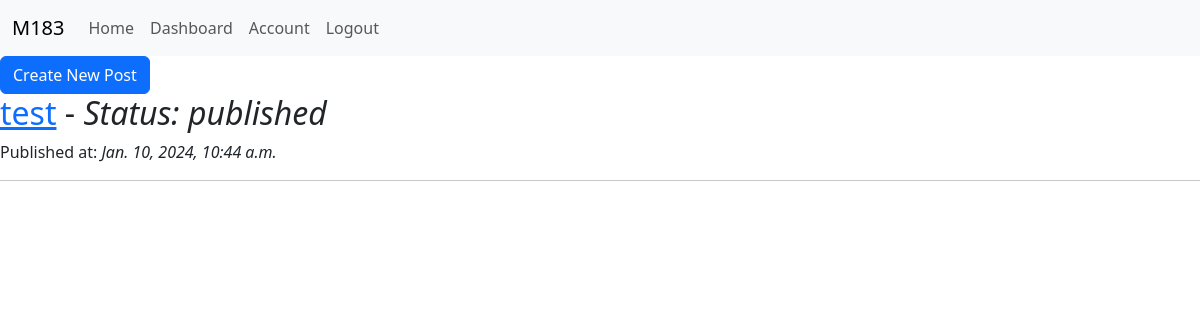
The app's page /dashboard/ (signed in), older data.
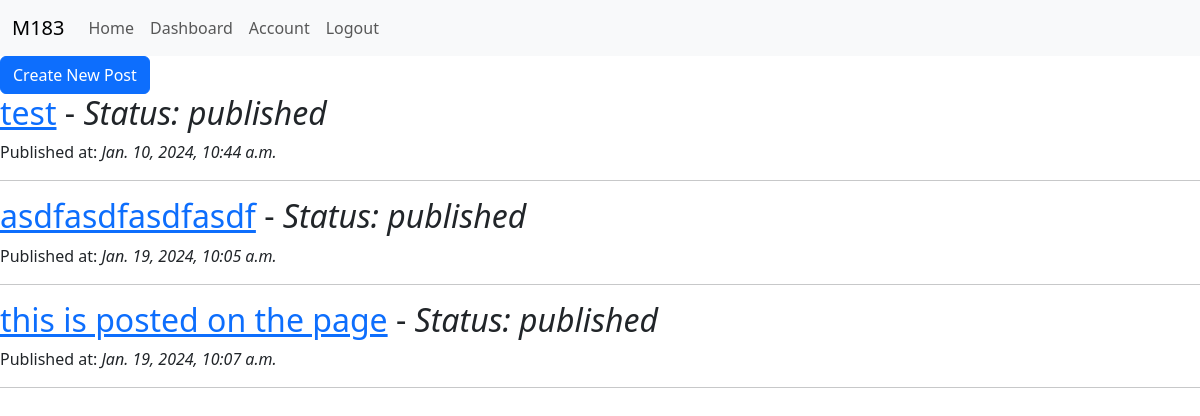
The same page, newer data.
### m183/models.py (models this page shows, shortened)
class Post(models.Model):
    STATUS_CHOICES = [
        ('hidden', 'Hidden'),
        ('published', 'Published'),
        ('deleted', 'Deleted'),
    ]
    id = models.UUIDField(primary_key=True, default=uuid.uuid4, editable=False)
    name = models.CharField(max_length=200)
    content = models.TextField()
    status = models.CharField(max_length=10, choices=STATUS_CHOICES, default='hidden')
    author = models.ForeignKey(User, on_delete=models.CASCADE)
    created_at = models.DateTimeField(auto_now_add=True)

### m183/views/posts.py (the view)
# urls.py: path("dashboard/", views.dashboard, name="dashboard"),
@login_required
def dashboard(request):
    user_posts = Post.objects.filter(author=request.user).exclude(status='deleted')
    return render(request, 'posts/dashboard.html', {'user_posts': user_posts})

### m183/templates/posts/dashboard.html
{% extends 'base.html' %} {% block content %}
{% if user.is_superuser %}
  <script>
    window.location.href = "/admin/m183/post";
  </script>
{% else %}
  <div>
    <a href="{% url 'create_post' %}" class="btn btn-primary">Create New Post</a>
    {% for post in user_posts %}
      <div class="post">
        <h2 class="post-title"><a href="{% url 'post_detail' post.id %}">{{ post.name }}</a> - <em>Status: {{ post.status }}</em></h2>
        <p class="post-date">Published at: <em>{{ post.created_at }}</em></p>
        <hr>
      </div>
    {% empty %}
      <p>No posts found.</p>
    {% endfor %}
  </div>
{% endif %}
{% endblock %}

### m183/templates/base.html (shortened to what this page needs)
<!DOCTYPE html>
{% load static %} {% load custom_filter %}
<html lang="en">
    <head>
        <link
            href="https://cdn.jsdelivr.net/npm/bootstrap@5.3.0-alpha3/dist/css/bootstrap.min.css"
            rel="stylesheet"
        />
        <link rel="stylesheet" href="{% static 'base.css' %}" />
    </head>
    <body>
        <nav class="navbar navbar-expand-lg navbar-light bg-light">
            <div class="container-fluid">
                <a class="navbar-brand" href="#">M183</a>
                <div class="collapse navbar-collapse" id="navbarNav">
                    <ul class="navbar-nav">
                        <li class="nav-item">
                            <a class="nav-link" href="{% url 'home' %}">Home</a>
                        </li>
                        {% if user.is_authenticated %}
                            <li class="nav-item">
                                <a class="nav-link" href="{% url 'dashboard' %}">Dashboard</a>
                            </li>
                            <li class="nav-item">
                                <a class="nav-link" href="{% url 'account' %}">Account</a>
                            </li>
                            <li class="nav-item">
                                <a class="nav-link" href="{% url 'logout' %}">Logout</a>
                            </li>
                        {% else %}
                            <li class="nav-item">
                                <a class="nav-link" href="{% url 'login' %}">Login</a>
                            </li>
                        {% endif %}
                    </ul>
                </div>
            </div>
        </nav>
        {% block content %}{% endblock %}
    </body>
</html>

Row changes from the older to the newer data that the page shows:
added Post: name "asdfasdfasdfasdf", status "published", created_at "Jan. 19, 2024, 10:05 a.m."
added Post: name "this is posted on the page", status "published", created_at "Jan. 19, 2024, 10:07 a.m."
